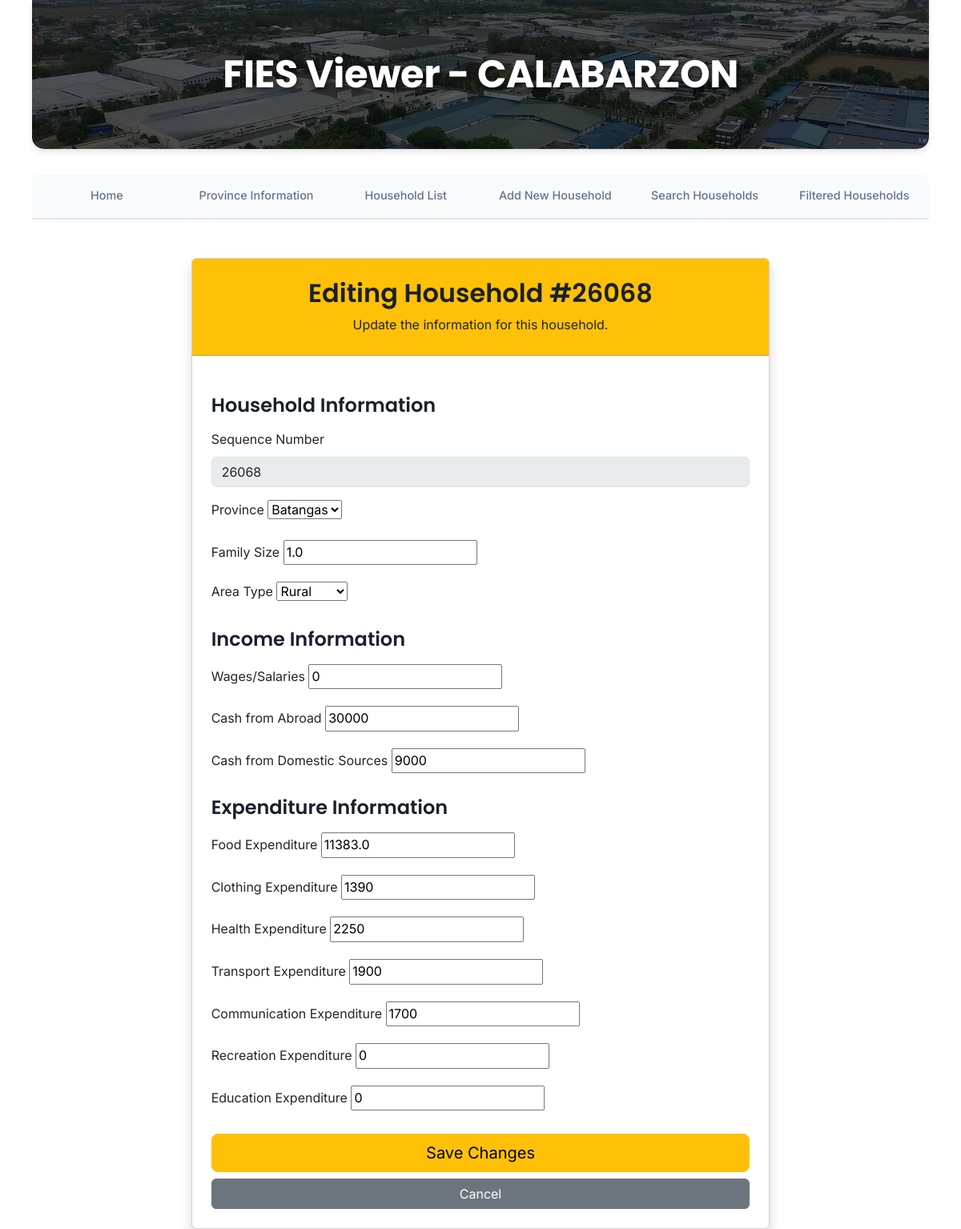
/fiesviewer/households/1/edit/, run on the app's committed database.
### calabarzonapp/models.py (models this page shows, shortened)
class Household(models.Model):
    URB_CHOICES = [
        (1, "Urban"),
        (2, "Rural"),
    ]
    province = models.ForeignKey(Province, on_delete=models.CASCADE)
    SEQ_NO = models.IntegerField(unique=True)
    FSIZE = models.FloatField()
    URB = models.IntegerField(choices=URB_CHOICES)
    RFACT = models.FloatField(default=1.0)
    TOINC = models.FloatField(editable=False)
    WAGES = models.IntegerField()
    CASH_ABROAD = models.IntegerField(null=True, blank=True)
    CASH_DOMESTIC = models.IntegerField(null=True, blank=True)
    TOTEX = models.FloatField(editable=False)
    PERCAPITA = models.FloatField(editable=False, default=0)
    FOOD = models.FloatField()
    CLOTH = models.IntegerField()
    HEALTH = models.IntegerField()
    TRANSPORT = models.IntegerField()
    COMMUNICATION = models.IntegerField()
    RECREATION = models.IntegerField()
    EDUCATION = models.IntegerField()

### calabarzonapp/views.py (the view, shortened to what this page needs)
# urls.py: path('households/<int:pk>/edit/', views.household_edit, name='household-edit'),
def household_edit(request, pk):
    household = get_object_or_404(Household, pk=pk)
    if request.method == "GET":
        form = HouseholdAddForm(instance=household)
        context = {"form": form, "household": household}
        return render(request, "calabarzonapp/household_edit_form.html", context)

### calabarzonapp/forms.py
class HouseholdAddForm(forms.ModelForm):
    class Meta:
        model = Household
        fields = [
            'province', 'FSIZE', 'URB', 'WAGES',
            'CASH_ABROAD', 'CASH_DOMESTIC',
            'FOOD', 'CLOTH', 'HEALTH', 'TRANSPORT', 'COMMUNICATION',
            'RECREATION', 'EDUCATION'
        ]
        widgets = {
            'province': forms.Select(),
            'FSIZE': forms.NumberInput(),
            'RFACT': forms.NumberInput(),
            'WAGES': forms.NumberInput(),
            'CASH_ABROAD': forms.NumberInput(),
            'CASH_DOMESTIC': forms.NumberInput(),
            'FOOD': forms.NumberInput(),
            'CLOTH': forms.NumberInput(),
            'HEALTH': forms.NumberInput(),
            'TRANSPORT': forms.NumberInput(),
            'COMMUNICATION': forms.NumberInput(),
            'RECREATION': forms.NumberInput(),
            'EDUCATION': forms.NumberInput(),
        }

### calabarzonapp/models.py (called while the page is built)
    def __str__(self):
        return self.name

### calabarzonapp/templates/calabarzonapp/household_edit_form.html (shortened to what this page needs)
{% extends 'calabarzonapp/base_template.html' %}
{% block maincontent %}
<div class="container mt-5">
    <div class="row justify-content-center">
        <div class="col-md-8">
            <div class="card shadow">
                <div class="card-header bg-warning text-dark text-center py-4">
                    <h2>Editing Household #{{ household.SEQ_NO }}</h2>
                    <p class="mb-0">Update the information for this household.</p>
                </div>
                <div class="card-body p-4">
                    <form method="post">
                        <h4 class="mt-4 mb-3">Household Information</h4>
                        <div class="mb-3">
                            <label class="form-label">Sequence Number</label>
                            <input type="text" class="form-control" value="{{ household.SEQ_NO }}" disabled>
                        </div>
                        <div class="mb-3">
                            <label for="{{ form.province.id_for_label }}" class="form-label">Province</label>
                            {{ form.province }}
                        </div>
                        <div class="mb-3">
                            <label for="{{ form.FSIZE.id_for_label }}" class="form-label">Family Size</label>
                            {{ form.FSIZE }}
                        </div>
                        <div class="mb-3">
                            <label for="{{ form.URB.id_for_label }}" class="form-label">Area Type</label>
                            {{ form.URB }}
                        </div>
                        <h4 class="mt-4 mb-3">Income Information</h4>
                        <div class="mb-3">
                            <label class="form-label">Wages/Salaries</label>
                            {{ form.WAGES }}
                        </div>
                        <div class="mb-3">
                            <label class="form-label">Cash from Abroad</label>
                            {{ form.CASH_ABROAD }}
                        </div>
                        <div class="mb-3">
                            <label class="form-label">Cash from Domestic Sources</label>
                            {{ form.CASH_DOMESTIC }}
                        </div>
                        <h4 class="mt-4 mb-3">Expenditure Information</h4>
                        <div class="mb-3">
                            <label class="form-label">Food Expenditure</label>
                            {{ form.FOOD }}
                        </div>
                        <div class="mb-3">
                            <label class="form-label">Clothing Expenditure</label>
                            {{ form.CLOTH }}
                        </div>
                        <div class="mb-3">
                            <label class="form-label">Health Expenditure</label>
                            {{ form.HEALTH }}
                        </div>
                        <div class="mb-3">
                            <label class="form-label">Transport Expenditure</label>
                            {{ form.TRANSPORT }}
                        </div>
                        <div class="mb-3">
                            <label class="form-label">Communication Expenditure</label>
                            {{ form.COMMUNICATION }}
                        </div>
                        <div class="mb-3">
                            <label class="form-label">Recreation Expenditure</label>
                            {{ form.RECREATION }}
                        </div>
                        <div class="mb-3">
                            <label class="form-label">Education Expenditure</label>
                            {{ form.EDUCATION }}
                        </div>
                        <div class="d-grid gap-2 mt-4">
                            <button type="submit" class="btn btn-warning btn-lg">Save Changes</button>
                            <a href="{% url 'household-detail' household.pk %}" class="btn btn-secondary">Cancel</a>
                        </div>
                    </form>
                </div>
            </div>
        </div>
    </div>
</div>
{% endblock %}

### calabarzonapp/templates/calabarzonapp/base_template.html (style rules this page uses)
body { font-family: 'Inter', -apple-system, BlinkMacSystemFont, 'Segoe UI', sans-serif; color: #2d3748; line-height: 1.6; }
h1, h2, h3, h4, h5, h6 { font-family: 'Poppins', sans-serif; font-weight: 600; color: #1a202c; }

### data on the page
Household: SEQ_NO "26068", province "Batangas", FSIZE "1.0", URB "Rural", WAGES "0", CASH_ABROAD "30000", CASH_DOMESTIC "9000", FOOD "11383.0", CLOTH "1390", HEALTH "2250", TRANSPORT "1900", COMMUNICATION "1700", RECREATION "0", EDUCATION "0"
